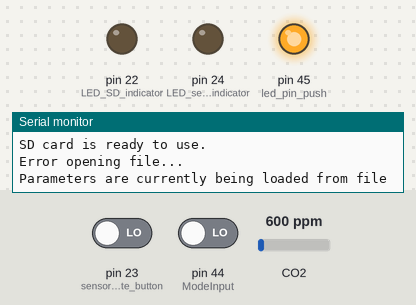
The sketch below on a simulated Arduino Mega 2560, built with avr-gcc and run on an emulated ATmega2560. Parts: output pins drawn as LEDs (lit = HIGH), the last lines printed to the serial monitor. Dashed ring = blinking. The test bench sets the inputs (shaded band); at power-on: pin 23 (sensor_activate_button) LOW, pin 44 (ModeInput) LOW, CO2 600 ppm. Storage starts empty; pins used as bus, display or sensor lines are not drawn.

Above: at 2.2 s.
2.3 s: pin 23 (sensor_activate_button) driven HIGH
At 4.5 s:
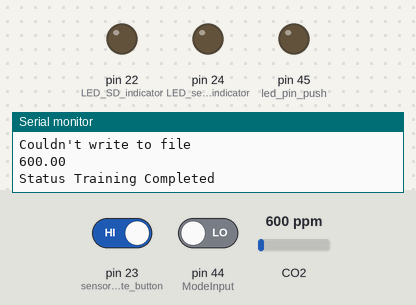
4.8 s: pin 23 (sensor_activate_button) driven LOW
At 8.7 s:
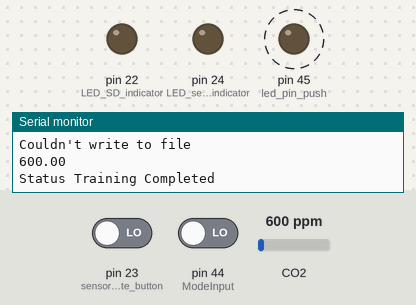
8.8 s: pin 23 (sensor_activate_button) driven HIGH and pin 44 (ModeInput) driven HIGH
At 13.84 s:
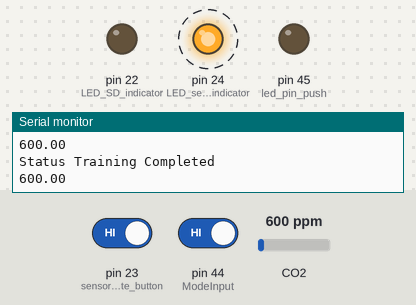
Timing chart, 0 to 15.6 s (numbered marks = the images above; inputs shaded):
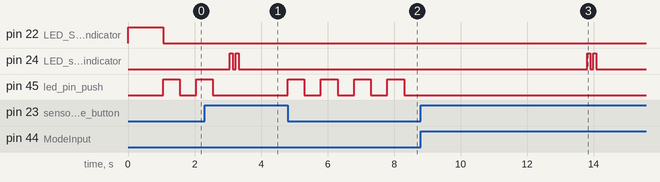

The sketch:

mq-135-machine-learning.ino
```cpp
//Importing libraries
#include <SD.h> //SD Card Header
#include <SPI.h> //SPI Protocol for communication
#include <MQ135.h> //Gas Sensor Header


int LED_sensor_indicator = 24; //Sensor indicator LED
int LED_SD_indicator = 22; //SD Card indicator LED
int sensor_activate_button = 23; //Push button to activate the Sensor
int PowerPin = 13; //5V Power Pin to the Sensor BreadBoard
int ModeInput = 44; //Initialize Pin 7 to get the Input from the Switch to decide the Mode.
int CS_PIN = 53; // SPI Pin on the board
int previous_push_input = 0; //Used to get only reading from the Sensor
File file; //For file reading purposes

const long interval = 5000; // The arbitary wait milli seconds before taking the data from the sensor

//Creating an instance of the Gas Sensor
MQ135 gasSensor = MQ135(A0);


void setup()
{

  //Initializing Serial Communication
  Serial.begin(9600);
  //Initializing Ports
  pinMode(LED_sensor_indicator,OUTPUT);
  pinMode(LED_SD_indicator,OUTPUT);
  pinMode(PowerPin,OUTPUT);
  pinMode(ModeInput,INPUT);
  pinMode(sensor_activate_button,INPUT);
  analogWrite(PowerPin,255);
  digitalWrite(LED_SD_indicator,HIGH);

 // pinMode(22,OUTPUT);
 // digitalWrite(22,HIGH);

  //Initialize SD Card
  initializeSD();

  //createFile("dataset.txt");
  //writeToFile("10.0,76.63,116.6020682,2.769034857,0.00035,0.02718,1.39538,0.0018,397.13");
  //closeFile();

  /*openFile("dataset.txt");
  readOpenFile();
  closeFile();*/

  //Update Sensor Parameters
  loadParameters();


  //Calculations take place
  float rzero = gasSensor.getRZero();

}

void loadParameters(){
  //Indicate Busy
  SD_indicator_busy(true);
  //open data file from SD card
  openFile("data.txt");
  //Read and update the data
  readLine();
  //close opened file
  closeFile();
  SD_indicator_busy(false);
}

void SD_indicator_busy(boolean state){
  if(state == true){
    //On
    digitalWrite(LED_SD_indicator,HIGH);
  }
  else{
    //Off
    digitalWrite(LED_SD_indicator,LOW);
  }
}

/*void readOpenFile(){
  String received = "";
  char ch;

  while (file.available())
  {
    ch = file.read();

    Serial.println(ch);
  }
}*/

void readLine(){
  String received = "";
  char ch;
  float paramList[9];
  int count = 0;

  while (file.available())
  {
    ch = file.read();

    if (ch == ',')
    {
      paramList[count] = received.toFloat();


      received = "";
      //return String(received);
      count++;
    }
    else if (ch =='\n'){

    }
    else
    {
      received += ch;
    }
  }

  Serial.println("Parameters are currently being loaded from file");

  //Code to access the SD Card and read the parameter push_inputues

  float RLOAD = paramList[0];
  /// Calibration resistance at atmospheric CO2 level
  float RZERO = paramList[1];
  /// Parameters for calculating ppm of CO2 from sensor resistance
  float PARA =  paramList[2];
  float PARB = paramList[3];

  /// Parameters to model temperature and humidity dependence
  float CORA = paramList[4];
  float CORB = paramList[5];
  float CORC = paramList[6];
  float CORD = paramList[7];

  /// Atmospheric CO2 level for calibration purposes
  float ATMOCO2 = paramList[8];

  //updating the parameters
  gasSensor.updateParameters(RLOAD,RZERO,PARA,PARB,CORA,CORB,CORC,CORD,ATMOCO2);
}

void loop() {
  // put your main code here, to run repeatedly:
  //int push_input = digitalRead(ModeInput);
 // Serial.println(push_input);
  //float ppm = gasSensor.getPPM();
  //sensorReadBlink();
  //Serial.println(ppm*100);

  // Check state
  int mode = digitalRead(ModeInput);
  int push_input = digitalRead(sensor_activate_button);

  //If mode == 1, it switches to prediction mode, otherwise training mode.
   if(mode ==1){
    //Serial.println("Prediction mode");
    //It is in Prediction mode
    /*
      The following series of nested if is to make sure that only once the
      make prediction is run. Normally when a human presses push button the
      loop cycle rate makes the makePrediction function run multiple times.
      Therefore the following if statements are used to avoid it.

      Using the previous push input checks whether the digital input is 1 twice.
      If so prediction is not made.
    */
    if(push_input == 1 && previous_push_input == 0){
      //Prediction takes place
      //Steady state Arbitrary Delay and Prediction
      SteadyStateArbitraryDelay();

      //Set the previous Push input to 1
      previous_push_input = 1;
    }
    else if(push_input ==1 && previous_push_input==1){
      //Do nothing
    }
    else if(push_input == 0 && previous_push_input == 1){
      //Reset the push input
      previous_push_input = 0;
    }
    else if(push_input == 0 && previous_push_input == 0){
      //Keep Blinking the lights to indicate the user to Press the Push
      pushButtonWaiting();
    }


  }
  else{
    //It is in Training mode
    //Serial.println("Training mode");
    //previous_push_input = 0;
    //push_input = 0;

    if(push_input == 1 && previous_push_input == 0){
      //Prediction takes place
      trainSample();
      //Set the previous Push input to 1
      previous_push_input = 1;
    }
    else if(push_input ==1 && previous_push_input==1){
      //Do nothing
    }
    else if(push_input == 0 && previous_push_input == 1){
      //Reset the push input
      previous_push_input = 0;
    }
    else if(push_input == 0 && previous_push_input == 0){
      //Keep Blinking the lights to indicate the user to Press the Push
      pushButtonWaiting();
    }
  }

  //Serial.println(mode);
}

void pushButtonWaiting(){
  //Initialize pin
  int led_pin_push = 45;
  pinMode(led_pin_push,OUTPUT);
  digitalWrite(led_pin_push,HIGH);
  delay(500);
  digitalWrite(led_pin_push,LOW);
  delay(500);
}

void makePrediction(){

  //Get PPM push_inputue
  float ppm = gasSensor.getPPM();
  //Send to Machine Learning Model
  String output = sendToMLModel(ppm);
  //Blink Lights on the sensor
  sensorBusyIndicator();
  //Printing the output
  Serial.println("Predicted result " + output);

}

void sensorBusyIndicator(){
  //This blinks the Sensor leds faster
  for(int times=0;times<2;times++){
    digitalWrite(LED_sensor_indicator,HIGH);
    delay(90);
    digitalWrite(LED_sensor_indicator,LOW);
    delay(90);
  }

}

void trainSample(){
  //Get PPM push_inputue
  float ppm = gasSensor.getPPM();
  //Send to Machine Learning Model
  String output = sendToMLTrainingModel(ppm);
  //Lights Blink when the sensor is on
  sensorBusyIndicator();
  //Printing the output
  Serial.println("Status " + output);
}

String sendToMLTrainingModel(float ppm){
  //Function to send the collected data to the Machine learning model
  openFile("dataset.txt");
  String ppm_string = String(ppm);
  writeToFile(ppm_string);
  closeFile();
  //Code
  Serial.println(ppm);
  String status = "Training Completed";
  return status;
}

String sendToMLModel(float ppm){
  //Function to send the collected data to the Machine learning model
  //Code
  Serial.println(ppm);
  String prediction = "Positive";
  return prediction;
}

void sensorReadBlink(){
  digitalWrite(LED_sensor_indicator,HIGH);
  delay(90);
  digitalWrite(LED_sensor_indicator,LOW);
  delay(90);
  }

void initializeSD(){
  digitalWrite(LED_SD_indicator,HIGH);
  Serial.println("Initializing SD card...");
  delay(1000);
  pinMode(CS_PIN, OUTPUT);

  if (SD.begin(CS_PIN))
  {
    Serial.println("SD card is ready to use.");
  } else
  {
    Serial.println("SD card initialization failed");
    return;
  }
  digitalWrite(LED_SD_indicator,LOW);
}

int createFile(char filename[]){
  file = SD.open(filename, FILE_WRITE);

  if (file)
  {
    Serial.println("File created successfully.");
    return 1;
  } else
  {
    Serial.println("Error while creating file.");
    return 0;
  }
}

int writeToFile(String text){
  if (file)
  {
    file.println(text);
    Serial.println("Writing to file: ");
    Serial.println(text);
    return 1;
  } else
  {
    Serial.println("Couldn't write to file");
    return 0;
  }
}

void closeFile(){
  if (file)
  {
    file.close();
    Serial.println("File closed");
  }
}

int openFile(char filename[]){
  file = SD.open(filename);
  if (file)
  {
    Serial.println("File opened with success!");
    return 1;
  } else
  {
    Serial.println("Error opening file...");
    return 0;
  }
}

void SteadyStateArbitraryDelay(){
  //This function provides an arbitrary wait before collecting data from the sensor

  unsigned long save_time = millis();
  unsigned long current_time = millis();

  while(current_time - save_time < interval){
    //Keep the timer running, that is the wait is happening
    current_time = millis();

  }

  // Loop is exited when the interval has reached
  //Assuming the sensor is at a steady state predictions can happen
  makePrediction();
}
```

Measured:
- after the input at 2.3 s, pin 24 (LED_sensor_indicator): alternates HIGH for 0.09 s and LOW for 0.09 s, 4 changes in all, then stays LOW, starting after 0.76 s; pin 45 (led_pin_push): goes on until 2.6 s, then stays LOW
- after the input at 4.8 s, pin 45 (led_pin_push): alternates HIGH for 0.50 s and LOW for 0.50 s, starting at once
- after the input at 8.8 s, pin 24 (LED_sensor_indicator): alternates HIGH for 0.09 s and LOW for 0.09 s, 4 changes in all, then stays LOW, starting after 5.0 s; pin 45 (led_pin_push): stops changing and stays LOW
